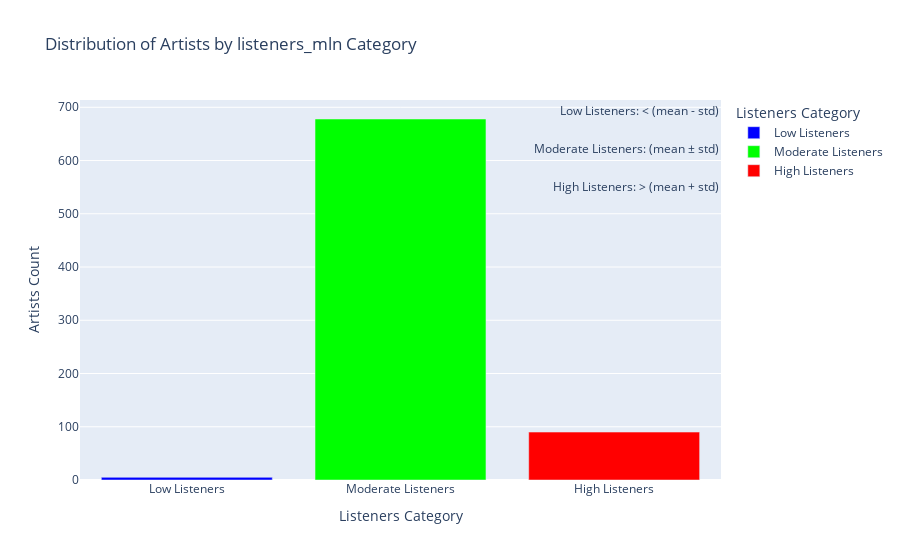

Notebook code for this chart:
### Code cell
# Calculate the mean and standard deviation of 'listeners_mln'
mean_listeners_mln = df_merged['listeners_mln'].mean()
std_listeners_mln = df_merged['listeners_mln'].std()

# Define a function to categorize 'listeners_mln' based on mean and standard deviation
def categorize_listeners_mln(listeners_mln):
    if listeners_mln < (mean_listeners_mln - std_listeners_mln):
        return 'Low Listeners'
    elif (mean_listeners_mln - std_listeners_mln) <= listeners_mln < (mean_listeners_mln + std_listeners_mln):
        return 'Moderate Listeners'
    else:
        return 'High Listeners'

# Apply the categorization function to 'listeners_mln' column
df_merged['listeners_mln_category'] = df_merged['listeners_mln'].apply(categorize_listeners_mln)

color_scale = ['#0000FF', '#00FF00', '#FF0000']
category_orders_listeners_mln = {'listeners_mln_category': ['Low Listeners', 'Moderate Listeners', 'High Listeners']}

# Create a DataFrame with counts for each listeners_mln category
listeners_mln_category_counts = df_merged['listeners_mln_category'].value_counts().reset_index()
listeners_mln_category_counts.columns = ['listeners_mln_category', 'Artists Count']

# Create a bar chart for the listeners_mln_category
listeners_mln_category_fig = px.bar(listeners_mln_category_counts, x='listeners_mln_category', y='Artists Count',
                             title='Distribution of Artists by listeners_mln Category',
                             labels={'listeners_mln_category': 'Listeners Category'},
                             hover_data={'Artists Count': True},
                             color='listeners_mln_category',
                             category_orders=category_orders_listeners_mln,
                             color_discrete_sequence=color_scale)

legend_labels = {
    'Low Listeners': 'Low Listeners: < (mean - std)',
    'Moderate Listeners': 'Moderate Listeners: (mean ± std)',
    'High Listeners': 'High Listeners: > (mean + std)'
}

legend_annotations = [dict(x=1.00, y=1 - 0.1 * i, xref='paper', yref='paper',
                           text=f'{legend_labels[label]}', showarrow=False)
                      for i, label in enumerate(category_orders_listeners_mln['listeners_mln_category'])]

listeners_mln_category_fig.update_layout(annotations=legend_annotations)
print(f'Mean listeners_mln: {mean_listeners_mln.round(3)}')
print(f'Standard Deviation listeners_mln: {std_listeners_mln.round(3)}')
listeners_mln_category_fig.show()

### Figure 1 — Plotly figure (JSON) as saved in the notebook; plotly's stock layout.template omitted (floating-point values rounded to 4 significant figures)
{"data": [{"alignmentgroup": "True", "hovertemplate": "Listeners Category=%{x}<br>Artists Count=%{y}<extra></extra>", "legendgroup": "Low Listeners", "marker": {"color": "#0000FF", "pattern": {"shape": ""}}, "name": "Low Listeners", "offsetgroup": "Low Listeners", "orientation": "v", "showlegend": true, "textposition": "auto", "type": "bar", "x": ["Low Listeners"], "xaxis": "x", "y": [5], "yaxis": "y"}, {"alignmentgroup": "True", "hovertemplate": "Listeners Category=%{x}<br>Artists Count=%{y}<extra></extra>", "legendgroup": "Moderate Listeners", "marker": {"color": "#00FF00", "pattern": {"shape": ""}}, "name": "Moderate Listeners", "offsetgroup": "Moderate Listeners", "orientation": "v", "showlegend": true, "textposition": "auto", "type": "bar", "x": ["Moderate Listeners"], "xaxis": "x", "y": [678], "yaxis": "y"}, {"alignmentgroup": "True", "hovertemplate": "Listeners Category=%{x}<br>Artists Count=%{y}<extra></extra>", "legendgroup": "High Listeners", "marker": {"color": "#FF0000", "pattern": {"shape": ""}}, "name": "High Listeners", "offsetgroup": "High Listeners", "orientation": "v", "showlegend": true, "textposition": "auto", "type": "bar", "x": ["High Listeners"], "xaxis": "x", "y": [90], "yaxis": "y"}], "layout": {"annotations": [{"showarrow": false, "text": "Low Listeners: < (mean - std)", "x": 1, "xref": "paper", "y": 1, "yref": "paper"}, {"showarrow": false, "text": "Moderate Listeners: (mean ± std)", "x": 1, "xref": "paper", "y": 0.9, "yref": "paper"}, {"showarrow": false, "text": "High Listeners: > (mean + std)", "x": 1, "xref": "paper", "y": 0.8, "yref": "paper"}], "barmode": "relative", "legend": {"title": {"text": "Listeners Category"}, "tracegroupgap": 0}, "title": {"text": "Distribution of Artists by listeners_mln Category"}, "xaxis": {"anchor": "y", "categoryarray": ["Low Listeners", "Moderate Listeners", "High Listeners"], "categoryorder": "array", "domain": [0, 1], "title": {"text": "Listeners Category"}}, "yaxis": {"anchor": "x", "domain": [0, 1], "title": {"text": "Artists Count"}}}}
